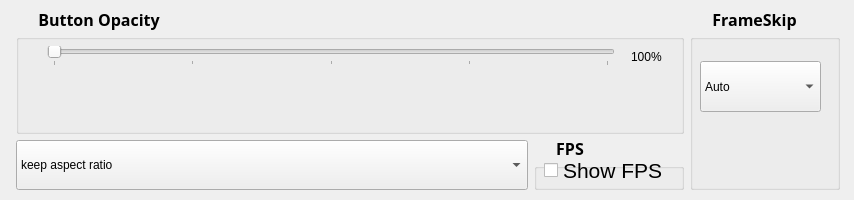
<?xml version="1.0" encoding="UTF-8"?>
<ui version="4.0">
 <class>videosettingsClass</class>
 <widget class="QWidget" name="videosettingsClass">
  <property name="geometry">
   <rect>
    <x>0</x>
    <y>0</y>
    <width>854</width>
    <height>200</height>
   </rect>
  </property>
  <property name="windowTitle">
   <string>videosettings</string>
  </property>
  <widget class="QLabel" name="videolabel">
   <property name="geometry">
    <rect>
     <x>0</x>
     <y>0</y>
     <width>640</width>
     <height>150</height>
    </rect>
   </property>
   <property name="styleSheet">
    <string notr="true"/>
   </property>
   <property name="text">
    <string/>
   </property>
  </widget>
  <widget class="QWidget" name="horizontalLayoutWidget">
   <property name="geometry">
    <rect>
     <x>0</x>
     <y>0</y>
     <width>851</width>
     <height>201</height>
    </rect>
   </property>
   <layout class="QHBoxLayout" name="horizontalLayout">
    <item>
     <spacer name="horizontalSpacer">
      <property name="orientation">
       <enum>Qt::Horizontal</enum>
      </property>
      <property name="sizeType">
       <enum>QSizePolicy::Fixed</enum>
      </property>
      <property name="sizeHint" stdset="0">
       <size>
        <width>5</width>
        <height>20</height>
       </size>
      </property>
     </spacer>
    </item>
    <item>
     <layout class="QVBoxLayout" name="verticalLayout">
      <item>
       <widget class="QGroupBox" name="groupBox">
        <property name="sizePolicy">
         <sizepolicy hsizetype="Expanding" vsizetype="Preferred">
          <horstretch>0</horstretch>
          <verstretch>0</verstretch>
         </sizepolicy>
        </property>
        <property name="font">
         <font>
          <family>Nokia Sans SemiBold</family>
          <pointsize>12</pointsize>
          <weight>75</weight>
          <bold>true</bold>
         </font>
        </property>
        <property name="styleSheet">
         <string notr="true">QGroupBox::title { left: 20px;top: -3px}</string>
        </property>
        <property name="title">
         <string>Button Opacity</string>
        </property>
        <widget class="QWidget" name="horizontalLayoutWidget_2">
         <property name="geometry">
          <rect>
           <x>10</x>
           <y>20</y>
           <width>651</width>
           <height>51</height>
          </rect>
         </property>
         <layout class="QHBoxLayout" name="horizontalLayout_2" stretch="0,0,0,0">
          <item>
           <spacer name="horizontalSpacer_3">
            <property name="orientation">
             <enum>Qt::Horizontal</enum>
            </property>
            <property name="sizeType">
             <enum>QSizePolicy::Fixed</enum>
            </property>
            <property name="sizeHint" stdset="0">
             <size>
              <width>10</width>
              <height>20</height>
             </size>
            </property>
           </spacer>
          </item>
          <item>
           <widget class="QSlider" name="buttonOpacity">
            <property name="sizePolicy">
             <sizepolicy hsizetype="Expanding" vsizetype="Fixed">
              <horstretch>1</horstretch>
              <verstretch>0</verstretch>
             </sizepolicy>
            </property>
            <property name="maximum">
             <number>4</number>
            </property>
            <property name="pageStep">
             <number>1</number>
            </property>
            <property name="orientation">
             <enum>Qt::Horizontal</enum>
            </property>
            <property name="invertedAppearance">
             <bool>false</bool>
            </property>
            <property name="tickPosition">
             <enum>QSlider::TicksBelow</enum>
            </property>
           </widget>
          </item>
          <item>
           <spacer name="horizontalSpacer_2">
            <property name="orientation">
             <enum>Qt::Horizontal</enum>
            </property>
            <property name="sizeType">
             <enum>QSizePolicy::Fixed</enum>
            </property>
            <property name="sizeHint" stdset="0">
             <size>
              <width>10</width>
              <height>20</height>
             </size>
            </property>
           </spacer>
          </item>
          <item>
           <widget class="QLabel" name="buttonOpacityLabel">
            <property name="sizePolicy">
             <sizepolicy hsizetype="Fixed" vsizetype="Preferred">
              <horstretch>0</horstretch>
              <verstretch>0</verstretch>
             </sizepolicy>
            </property>
            <property name="minimumSize">
             <size>
              <width>35</width>
              <height>0</height>
             </size>
            </property>
            <property name="text">
             <string>100%</string>
            </property>
           </widget>
          </item>
         </layout>
        </widget>
       </widget>
      </item>
      <item>
       <layout class="QHBoxLayout" name="horizontalLayout_3">
        <item>
         <widget class="QComboBox" name="strechSettings">
          <property name="minimumSize">
           <size>
            <width>270</width>
            <height>50</height>
           </size>
          </property>
          <item>
           <property name="text">
            <string>keep aspect ratio</string>
           </property>
          </item>
          <item>
           <property name="text">
            <string>Strech little</string>
           </property>
          </item>
          <item>
           <property name="text">
            <string>FullScreen</string>
           </property>
          </item>
         </widget>
        </item>
        <item>
         <widget class="QGroupBox" name="groupBox_2">
          <property name="sizePolicy">
           <sizepolicy hsizetype="Fixed" vsizetype="Fixed">
            <horstretch>0</horstretch>
            <verstretch>0</verstretch>
           </sizepolicy>
          </property>
          <property name="minimumSize">
           <size>
            <width>150</width>
            <height>50</height>
           </size>
          </property>
          <property name="font">
           <font>
            <family>Nokia Sans SemiBold</family>
            <pointsize>12</pointsize>
            <weight>75</weight>
            <bold>true</bold>
           </font>
          </property>
          <property name="styleSheet">
           <string notr="true">QGroupBox::title { left: 20px;top: -3px}</string>
          </property>
          <property name="title">
           <string>FPS</string>
          </property>
          <widget class="QCheckBox" name="showFPSbox">
           <property name="geometry">
            <rect>
             <x>10</x>
             <y>20</y>
             <width>131</width>
             <height>20</height>
            </rect>
           </property>
           <property name="font">
            <font>
             <pointsize>16</pointsize>
            </font>
           </property>
           <property name="text">
            <string>Show FPS</string>
           </property>
           <property name="iconSize">
            <size>
             <width>35</width>
             <height>35</height>
            </size>
           </property>
           <property name="checked">
            <bool>false</bool>
           </property>
          </widget>
         </widget>
        </item>
       </layout>
      </item>
     </layout>
    </item>
    <item>
     <layout class="QVBoxLayout" name="verticalLayout_2">
      <property name="sizeConstraint">
       <enum>QLayout::SetFixedSize</enum>
      </property>
      <item>
       <widget class="QGroupBox" name="frameskipgroupBox">
        <property name="sizePolicy">
         <sizepolicy hsizetype="Fixed" vsizetype="Preferred">
          <horstretch>0</horstretch>
          <verstretch>0</verstretch>
         </sizepolicy>
        </property>
        <property name="minimumSize">
         <size>
          <width>150</width>
          <height>0</height>
         </size>
        </property>
        <property name="font">
         <font>
          <family>Nokia Sans SemiBold</family>
          <pointsize>12</pointsize>
          <weight>75</weight>
          <bold>true</bold>
         </font>
        </property>
        <property name="styleSheet">
         <string notr="true">QGroupBox::title { left: 20px;top: -3px}</string>
        </property>
        <property name="title">
         <string>FrameSkip</string>
        </property>
        <widget class="QComboBox" name="frameSkipBox">
         <property name="geometry">
          <rect>
           <x>10</x>
           <y>50</y>
           <width>121</width>
           <height>51</height>
          </rect>
         </property>
         <property name="sizePolicy">
          <sizepolicy hsizetype="Expanding" vsizetype="Fixed">
           <horstretch>0</horstretch>
           <verstretch>0</verstretch>
          </sizepolicy>
         </property>
         <property name="minimumSize">
          <size>
           <width>0</width>
           <height>25</height>
          </size>
         </property>
         <item>
          <property name="text">
           <string>Auto</string>
          </property>
         </item>
         <item>
          <property name="text">
           <string>1</string>
          </property>
         </item>
         <item>
          <property name="text">
           <string>2</string>
          </property>
         </item>
         <item>
          <property name="text">
           <string>3</string>
          </property>
         </item>
         <item>
          <property name="text">
           <string>4</string>
          </property>
         </item>
         <item>
          <property name="text">
           <string>5</string>
          </property>
         </item>
         <item>
          <property name="text">
           <string>6</string>
          </property>
         </item>
         <item>
          <property name="text">
           <string>7</string>
          </property>
         </item>
         <item>
          <property name="text">
           <string>8</string>
          </property>
         </item>
        </widget>
       </widget>
      </item>
     </layout>
    </item>
   </layout>
  </widget>
 </widget>
 <layoutdefault spacing="6" margin="11"/>
 <resources/>
 <connections/>
</ui>
